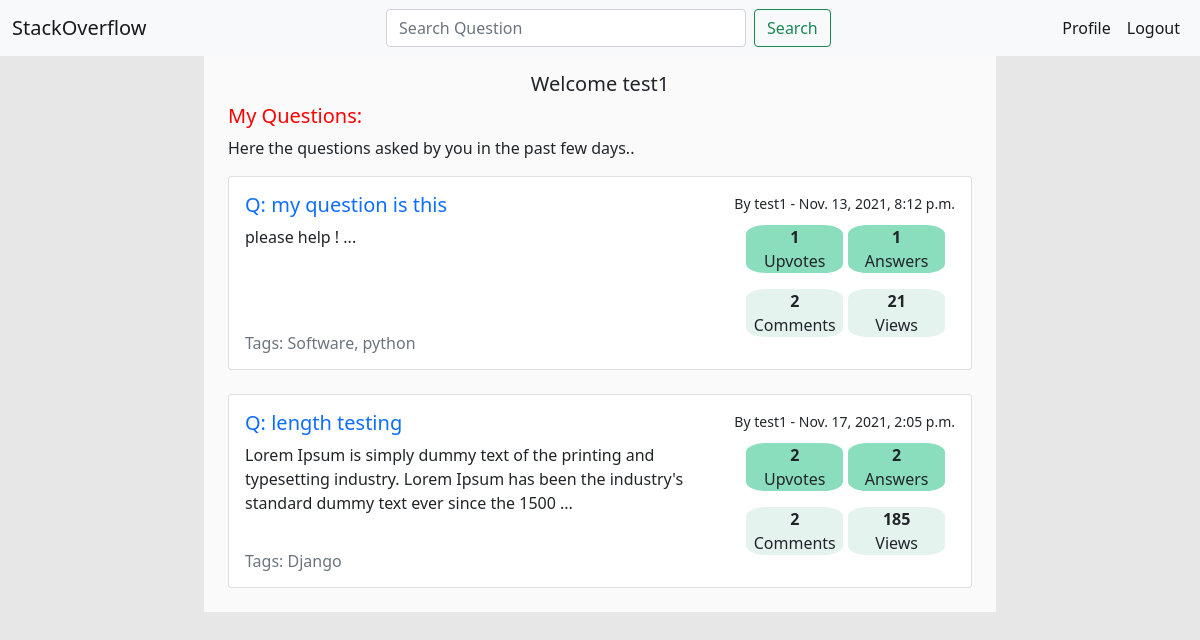
/user_profile (signed in), run on the app's committed database.
### lander/models.py (models this page shows, shortened)
class Question(models.Model):
    QUESTION_TAGS = (
        ('WebDev','WebDev'),
        ('Software','Software'),
        ('Django','Django'),
        ('java','java'),
        ('python','python'),
    )
    user = models.ForeignKey(User, on_delete=models.CASCADE)
    question_heading = models.CharField(max_length=50, null=True)
    question_text = models.CharField(max_length=1000, null=False)
    post_date = models.DateTimeField(auto_now_add=True)
    ans_count = models.IntegerField(default=0)
    comment_count = models.IntegerField(default=0)
    views = models.IntegerField(default=0)
    upvote_count = models.IntegerField(default=0, null=True)
    tags = MultiSelectField(choices = QUESTION_TAGS)

### lander/views.py (the view)
# urls.py: path('user_profile', views.user_profile, name='user_profile'),
def user_profile(request):
    question = Question.objects.filter(user = request.user)
    context = {
        'question':question
    }
    return render(request,"lander/user_profile.html", context)

### lander/templates/lander/user_profile.html (shortened to what this page needs)
{% extends 'lander/base.html' %}
{% load static %}
    {% block content %}
    <div class="content">
        <div class="main_container mt-0"><br>
        <h5 style="text-align: center;"> Welcome {{user.username}}</h5>
        <div class="first_line">
            <h5 class="search_result">My Questions: </h5>
        </div>
        <p class="text_question">Here the questions asked by you in the past few days..
        </p>
        {% for i in question %}
                <div class="card" >
                    <div class="card-body">
                        <div class="first_line">
                            <h5 ><a href="{% url 'question_detail' i.id %}" style="text-decoration: none;">Q: {{ i.question_heading }}</a></h5>
                            <small><div class="float-right" id="user_desc_big">By {{i.user}} - {{i.post_date}}</div></small>
                        </div>
                        <div class="row">
                            <div class="col-md-8">
                                <p class="card-text">{{i.question_text|slice:":150"|add:" ..." }}</p>
                                <small><h6 class=" text-muted pb-2" id="tag_bottom">Tags: {{i.tags}}</h6></small>
                                </div>
                            <div class="col-md-4">
                                <div class="row">
                                    <div class="col-md-1"></div>
                                    <div class="col-md-5 float-right px-0">
                                        <div class="info_box px-0">
                                            <p class="mb-0"><strong >{{ i.upvote_count }}</strong></p>
                                            <p class="mt-0">Upvotes</p>
                                        </div>
                                        <div class="info_box2 px-0">
                                            <p class="mb-0"><strong >{{ i.comment_count }}</strong></p>
                                            <p class="mt-0 element_fit">Comments</p>
                                        </div>
                                    </div>
                                    <div class="col-md-5 px-0">
                                        <div class="info_box">
                                            <p class="mb-0"><strong >{{ i.ans_count }}</strong></p>
                                            <p class="mt-0">Answers</p>
                                        </div>
                                        <div class="info_box2 px-0">
                                            <p class="mb-0"><strong > {{ i.views }} </strong></p>
                                            <p class="mt-0">Views</p>
                                        </div>
                                    </div>
                                </div>
                            </div>
                        </div>
                    </div>
                </div>
                <br>
        {% endfor %}
        </div>
    </div>
    {% endblock %}

### lander/templates/lander/base.html (style rules this page uses)
.content { margin-right: 17vw; margin-left: 17vw; background-color: rgb(250, 250, 250); }
.main_container { margin: 2vw; }
.search_result { color: red; }
.first_line { display: flex; flex-direction: row; justify-content: space-between; }
.info_box { background-color: rgb(138, 221, 189); text-align: center; width: 95%; border-radius: 20%; }
.info_box2 { background-color: rgb(229, 243, 238); text-align: center; width: 95%; border-radius: 20%; }
.element_fit { size-adjust: 0.8; }
.body { background-color: rgb(231, 231, 231); }
@media screen and (min-width: 768px) { #tag_bottom { position: absolute; bottom: 0; } }

### data on the page
Question: question_heading "my question is this", user "test1", post_date "Nov. 13, 2021, 8:12 p.m.", question_text|add "please help ! ...", tags "Software, python", upvote_count "1", comment_count "2", ans_count "1", views "21"
Question: question_heading "length testing", user "test1", post_date "Nov. 17, 2021, 2:05 p.m.", question_text|add "Lorem Ipsum is simply dummy text of the printing and typesetting industry. Lorem Ipsum has been the industry's standard dummy text ever since the 1500 ...", tags "Django", upvote_count "2", comment_count "2", ans_count "2", views "185"

### other printed values
{{ user.username }} "test1"
